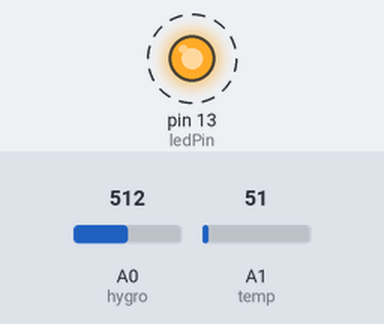
A sketch run on a simulated Arduino Uno, built with avr-gcc and run on an emulated ATmega328P. Shown: output pins drawn as LEDs (lit = HIGH). Dashed ring = blinking. The test bench sets the inputs (shaded band); at power-on: A0 (hygro) = 512, A1 (temp) = 51. What the sketch prints to the serial monitor is not drawn.

Above: at 0.5 s.
Timing chart, 0 to 4.6 s (numbered marks = the images above):
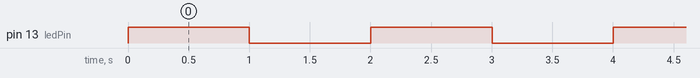

Measured:
- by itself, pin 13 (ledPin): alternates HIGH for 1.0 s and LOW for 1.0 s

The sketch:

CapteursJardin.ino
```cpp
static FILE uartout = {0};
static int uart_putchar (char c, FILE *stream)
{
  Serial.write(c) ;
  return 0 ;
}

int hygro = A0, temp = A1;    // select the input pin for the potentiometers
int ledPin = 13;      // select the pin for the LED
int hygroValue = 0, tempValue = 0;  // variable to store the value coming from the sensor

void setup() {
  // declare the ledPin as an OUTPUT:
  pinMode(ledPin, OUTPUT);

  Serial.begin(9600);
  fdev_setup_stream (&uartout, uart_putchar, NULL, _FDEV_SETUP_WRITE);
  stdout = &uartout ;
}

void loop() {
  // read the value from the sensor:
  hygroValue = analogRead(hygro);
  tempValue = analogRead(temp);
  int hygro = (int)(hygroValue/4.5);
  if(hygro > 100) hygro = 100;
  printf("hygro:%d\n", hygro);
  printf("temp:%d\n", (int)(tempValue/15)-20);
  // turn the ledPin on
  digitalWrite(ledPin, !digitalRead(ledPin));
  delay(1000);
}
```
